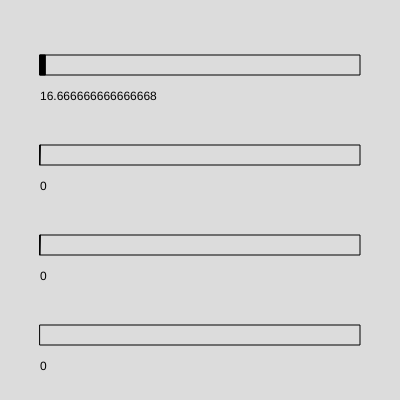
Frame 1 (no input)
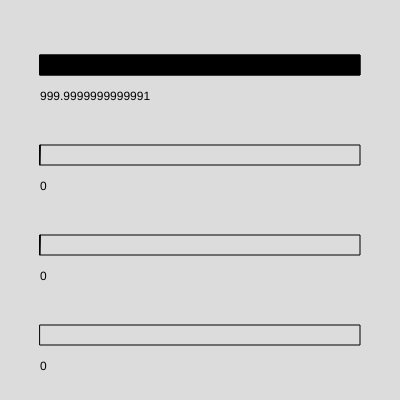
Frame 60 (no input)
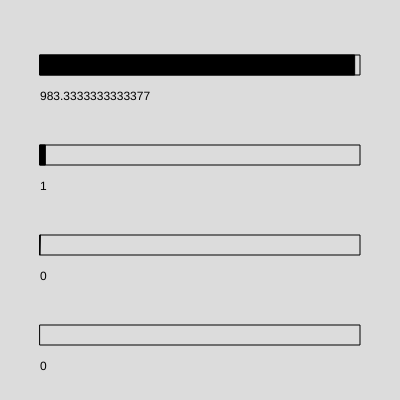
Frame 120 (the mouse pressed at the canvas centre since frame 60)

The p5.js sketch that drew these frames (run headless with seeded random() and noise() and a simulated clock; from frame 60 on, the mouse is pressed at the canvas centre):

// p5.js sketch
// ── sketch.js
let hours=0
let minutes=0
let seconds=0
let millis=0
function setup() {
  createCanvas(400, 400);
}

function draw() {
  background(220);
  millis+=deltaTime
  // print(millis)
  if(millis>=1000){
    seconds++
    millis=0
  }
  if (seconds>=60){
    minutes++
    seconds=0
  }
  if (minutes>=60){
    hours++
    minutes==0
  }
  push()
  noFill()
  rect(40,55,320,20)
  rect(40,145,320,20)
  rect(40,235,320,20)
  rect(40,325,320,20)
  pop()
  
  push()
  text(millis,40,100)
  text(seconds,40,190)
  text(minutes,40,280)
  text(hours,40,370)
  pop()
  
  push()
  fill("black")
  let mil=map(millis,0,1000,0,320)
  let sec=map(seconds,0,60,0,320)
  let minute=map(minutes,0,60,0,320)
  let h=(hours,0,24,0,320) 
  rect(40,55,mil,20)
  rect(40,145,sec,20)
  rect(40,235,minute,20)
  if (hours>0){
  rect(40,325,h,20)
  }
  pop()
}
